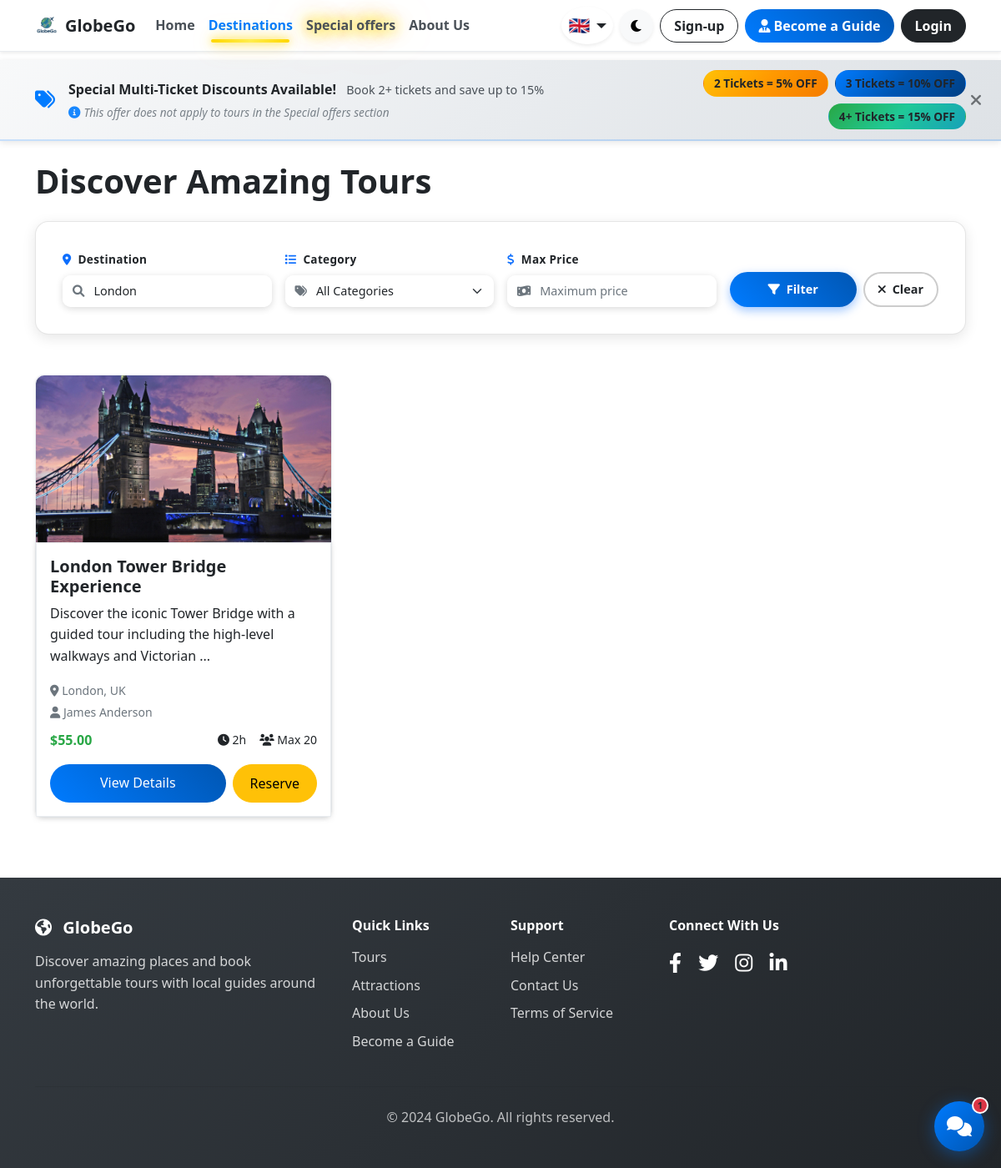
The app's page /tours.php?location=London with its own data.
### tables this page shows
CREATE TABLE tours (
    id INT AUTO_INCREMENT PRIMARY KEY,
    guide_id INT NOT NULL,
    attraction_id INT,
    title VARCHAR(255) NOT NULL,
    description TEXT NOT NULL,
    price DECIMAL(10,2) NOT NULL,
    duration_hours INT NOT NULL,
    max_participants INT NOT NULL,
    meeting_point VARCHAR(255) NOT NULL,
    category VARCHAR(100),
    image_url VARCHAR(255),
    status ENUM('active', 'inactive', 'cancelled') DEFAULT 'active',
    created_at TIMESTAMP DEFAULT CURRENT_TIMESTAMP,
    updated_at TIMESTAMP DEFAULT CURRENT_TIMESTAMP ON UPDATE CURRENT_TIMESTAMP,
    FOREIGN KEY (guide_id) REFERENCES users(id) ON DELETE CASCADE,
    FOREIGN KEY (attraction_id) REFERENCES attractions(id) ON DELETE SET NULL,
    INDEX idx_guide_id (guide_id),
    INDEX idx_attraction_id (attraction_id),
    INDEX idx_status (status),
    INDEX idx_category (category)
);

CREATE TABLE users (
    id INT AUTO_INCREMENT PRIMARY KEY,
    email VARCHAR(255) UNIQUE NOT NULL,
    password VARCHAR(255) NOT NULL,
    first_name VARCHAR(100) NOT NULL,
    last_name VARCHAR(100) NOT NULL,
    role ENUM('tourist', 'guide', 'admin') NOT NULL DEFAULT 'tourist',
    phone VARCHAR(20),
    profile_image VARCHAR(255),
    bio TEXT,
    languages VARCHAR(255),
    verified BOOLEAN DEFAULT FALSE,
    status ENUM('active', 'suspended', 'pending') DEFAULT 'active',
    created_at TIMESTAMP DEFAULT CURRENT_TIMESTAMP,
    updated_at TIMESTAMP DEFAULT CURRENT_TIMESTAMP ON UPDATE CURRENT_TIMESTAMP,
    INDEX idx_email (email),
    INDEX idx_role (role),
    INDEX idx_status (status)
);

### controllers/BaseController.php (called while the page is built, shortened)
<?php
require_once __DIR__ . '/../config/config.php';
class BaseController
{
    public function __construct(PDO $db)
    {
        $this->db = $db;
    }
    protected function render(string $view, array $data = [], ?string $pageTitle = null): void
    {
        include __DIR__ . '/../includes/header.php';
        include __DIR__ . '/../views/' . $view . '.php';
        include __DIR__ . '/../includes/footer.php';
    }
}

### controllers/TourController.php (called while the page is built, shortened)
<?php
require_once __DIR__ . '/BaseController.php';
require_once __DIR__ . '/../classes/Tour.php';
class TourController extends BaseController
{
    public function index(): void
    {
        $tour = new Tour($this->db);
        $filters = [];
        if (!empty($_GET['location'])) {
            $filters['location'] = sanitize($_GET['location']);
        }
        $tours = $tour->getTours($filters);
        $this->render('tours/index', [
            'tours' => $tours,
            'filters' => $filters,
        ], 'Tours');
    }
}

### tours.php (called while the page is built)
<?php
require_once __DIR__ . '/config/config.php';
require_once __DIR__ . '/controllers/TourController.php';
$database = new Database();
$db = $database->getConnection();
$controller = new TourController($db);
$controller->index();

### config/config.php (called while the page is built, shortened)
<?php
function isLoggedIn() {
    return isset($_SESSION['user_id']);
}
function getUserRole() {
    return $_SESSION['user_role'] ?? null;
}
function isAdmin() {
    return getUserRole() === 'admin';
}
function sanitize($data) {
    return htmlspecialchars(strip_tags(trim($data)));
}
function formatPrice($price) {
    return '$' . number_format($price, 2);
}
?>

### classes/Tour.php (called while the page is built, shortened)
<?php
require_once __DIR__ . '/../config/config.php';
class Tour {
    private $conn;
    private $table_name = "tours";
    public function __construct($db) {
        $this->conn = $db;
    }
    public function getTours($filters = []) {
        $query = "SELECT t.*, u.first_name, u.last_name, u.profile_image, a.name as attraction_name,
                  COALESCE(a.location, t.meeting_point, 'Location not specified') as location
                  FROM " . $this->table_name . " t
                  LEFT JOIN users u ON t.guide_id = u.id
                  LEFT JOIN attractions a ON t.attraction_id = a.id
                  WHERE t.status = 'active'";
        $params = [];
        if (!empty($filters['location'])) {
            $query .= " AND (
                        COALESCE(LOWER(a.location), '') LIKE LOWER(:location)
                        OR LOWER(t.title) LIKE LOWER(:location)
                        OR LOWER(t.description) LIKE LOWER(:location)
                        OR LOWER(t.meeting_point) LIKE LOWER(:location)
                       )";
            $params[':location'] = '%' . trim($filters['location']) . '%';
        }
        $query .= " ORDER BY t.created_at DESC";
        $stmt = $this->conn->prepare($query);
        foreach ($params as $key => $value) {
            $stmt->bindValue($key, $value);
        }
        $stmt->execute();
        return $stmt->fetchAll(PDO::FETCH_ASSOC);
    }
}
?>

### views/tours/index.php (the view, shortened to what this page needs)
<div class="container mt-4">
    <div class="row">
        <div class="col-12">
            <h1 class="mb-4">Discover Amazing Tours</h1>
        </div>
    </div>
    <div class="row mb-5">
        <div class="col-12">
            <div class="filter-container">
                <form method="GET" action="" class="tour-filter-form">
                    <div class="row g-3 align-items-end">
                        <div class="col-md-3">
                            <label for="location" class="form-label fw-semibold mb-2">
                                <i class="fas fa-map-marker-alt me-2 text-primary"></i>Destination
                            </label>
                            <div class="input-group">
                                <span class="input-group-text bg-white border-end-0">
                                    <i class="fas fa-search text-muted"></i>
                                </span>
                                <input type="text" class="form-control border-start-0 ps-0" id="location" name="location"
                                       value="<?php echo $_GET['location'] ?? ''; ?>" placeholder="Where do you want to go?">
                            </div>
                        </div>
                        <div class="col-md-3">
                            <label for="category" class="form-label fw-semibold mb-2">
                                <i class="fas fa-list me-2 text-primary"></i>Category
                            </label>
                            <div class="input-group">
                                <span class="input-group-text bg-white border-end-0">
                                    <i class="fas fa-tags text-muted"></i>
                                </span>
                                <select class="form-select border-start-0 ps-0" id="category" name="category">
                                    <option value="">All Categories</option>
                                </select>
                            </div>
                        </div>
                        <div class="col-md-3">
                            <label for="max_price" class="form-label fw-semibold mb-2">
                                <i class="fas fa-dollar-sign me-2 text-primary"></i>Max Price
                            </label>
                            <div class="input-group">
                                <span class="input-group-text bg-white border-end-0">
                                    <i class="fas fa-money-bill-wave text-muted"></i>
                                </span>
                                <input type="number" class="form-control border-start-0 ps-0" id="max_price" name="max_price"
                                       value="<?php echo $_GET['max_price'] ?? ''; ?>" placeholder="Maximum price">
                            </div>
                        </div>
                        <div class="col-md-3">
                            <div class="d-flex gap-2">
                                <button type="submit" class="btn btn-primary flex-fill">
                                    <i class="fas fa-filter me-2"></i>Filter
                                </button>
                                <a href="tours.php" class="btn btn-outline-light">
                                    <i class="fas fa-times me-2"></i>Clear
                                </a>
                            </div>
                        </div>
                    </div>
                </form>
            </div>
        </div>
    </div>
    <div class="row">
        <?php if (empty($tours)): ?>
            <div class="col-12">
                <div class="alert alert-info text-center">
                    <h4>No tours found</h4>
                    <p>Try adjusting your filters or <a href="guide/create-tour.php">become a guide</a> to create the first tour!</p>
                </div>
            </div>
        <?php else: ?>
            <?php
            $tour_count = 0;
            foreach ($tours as $tour_item):
                $tour_count++;
                $is_hidden = $tour_count > 6 ? 'tour-item-hidden' : '';
            ?>
            <div class="col-lg-4 col-md-6 mb-4 tour-item <?php echo $is_hidden; ?>" data-tour-index="<?php echo $tour_count; ?>">
                <div class="card h-100 shadow-sm">
                    <?php
                    $tour_image_url = $tour_item['image_url'] ?: 'assets/images/default-tour.jpg';
                    if (!filter_var($tour_image_url, FILTER_VALIDATE_URL) && !empty($tour_image_url)) {
                        if (substr($tour_image_url, 0, 1) === '/') {
                            $tour_image_url = SITE_URL . $tour_image_url;
                        } else {
                            $tour_image_url = SITE_URL . '/' . ltrim($tour_image_url, '/');
                        }
                    }
                    ?>
                    <img src="<?php echo htmlspecialchars($tour_image_url); ?>"
                         class="card-img-top" alt="<?php echo htmlspecialchars($tour_item['title']); ?>" style="height: 200px; object-fit: cover;"
                         onerror="this.onerror=null; this.src='<?php echo SITE_URL; ?>/assets/images/default-tour.jpg';">
                    <div class="card-body d-flex flex-column">
                        <h5 class="card-title"><?php echo $tour_item['title']; ?></h5>
                        <p class="card-text flex-grow-1"><?php echo substr($tour_item['description'], 0, 100) . '...'; ?></p>
                        <div class="mb-2">
                            <small class="text-muted">
                                <i class="fas fa-map-marker-alt"></i> <?php echo !empty($tour_item['location']) ? htmlspecialchars($tour_item['location']) : 'Location not specified'; ?><br>
                                <i class="fas fa-user"></i> <?php echo $tour_item['first_name'] . ' ' . $tour_item['last_name']; ?>
                            </small>
                        </div>
                        <div class="d-flex justify-content-between align-items-center mb-3">
                            <span class="text-price fw-bold"><?php echo formatPrice($tour_item['price']); ?></span>
                            <small class="text-muted d-flex align-items-center gap-3">
                                <span><i class="fas fa-clock"></i> <?php echo $tour_item['duration_hours']; ?>h</span>
                                <span><i class="fas fa-users"></i> Max <?php echo $tour_item['max_participants']; ?></span>
                            </small>
                        </div>
                        <div class="d-flex gap-2">
                            <a href="tour-details.php?id=<?php echo $tour_item['id']; ?>" class="btn btn-primary flex-grow-1">View Details</a>
                            <?php if (!isAdmin()): ?>
                                <?php if (isLoggedIn() && isTourist()): ?>
                                    <a href="reserve-tour.php?id=<?php echo $tour_item['id']; ?>" class="btn btn-warning">Reserve</a>
                                <?php else: ?>
                                    <a href="auth/login.php?redirect=reserve-tour.php?id=<?php echo $tour_item['id']; ?>" class="btn btn-warning">Reserve</a>
                                <?php endif; ?>
                            <?php endif; ?>
                        </div>
                    </div>
                </div>
            </div>
            <?php endforeach; ?>
        <?php endif; ?>
    </div>
</div>

### assets/css/style.css (style rules this page uses)
:root { --primary-color: #007bff; --secondary-color: #6c757d; --success-color: #28a745; --danger-color: #dc3545; --warning-color: #ffc107; --info-color: #17a2b8; --light-color: #f8f9fa; --dark-color: #343a40; --text-color: #212529; --muted-text-color: #6c757d; }
body { font-family: 'Segoe UI', Tahoma, Geneva, Verdana, sans-serif; line-height: 1.6; color: var(--text-color); background-color: #ffffff; padding-top: 72px; user-select: none; -webkit-user-select: none; -moz-user-select: none; -ms-user-select: none; }
body:not(.dark) { background-color: #ffffff; color: #212529; }
body:not(.dark) h1, body:not(.dark) h2, body:not(.dark) h3, body:not(.dark) h4, body:not(.dark) h5, body:not(.dark) h6 { color: #212529; font-weight: 600; }
body:not(.dark) p, body:not(.dark) span, body:not(.dark) div, body:not(.dark) label { color: #212529; }
input, textarea, [contenteditable="true"], .selectable { user-select: text; -webkit-user-select: text; -moz-user-select: text; -ms-user-select: text; cursor: text; }
.card { border: none; border-radius: 10px; transition: transform 0.3s ease, box-shadow 0.3s ease; }
.card-img-top { border-radius: 10px 10px 0 0; }
.btn { border-radius: 25px; padding: 10px 20px; font-weight: 500; transition: all 0.3s ease; }
.btn-primary { background: linear-gradient(45deg, #007bff, #0056b3); border: none; }
body:not(.dark) .card, body:not(.dark) .card-body { background-color: #ffffff; color: #212529; border: 1px solid #e9ecef; box-shadow: 0 2px 8px rgba(0, 0, 0, 0.08); }
body:not(.dark) .text-muted { color: #6c757d !important; }
.form-control, .form-select { border-radius: 8px; border: 2px solid #e9ecef; transition: border-color 0.3s ease; background-color: #ffffff; color: #212529; }
body:not(.dark) .form-control, body:not(.dark) .form-select { background-color: #ffffff; color: #212529; border-color: #ced4da; }
body:not(.dark) .form-control::placeholder { color: #6c757d; }
.text-price, .price-text, .card .text-price, .card-body .text-price, body.dark .text-price, body.dark .card .text-price, body.dark .card-body .text-price, span.text-price { color: #28a745 !important; font-weight: 600; }
.fade-in { animation: fadeIn 0.5s ease-in; }

### views/tours/index.php (style rules this page uses)
.filter-container { background: #ffffff; border-radius: 16px; padding: 2rem; box-shadow: 0 4px 16px rgba(0, 0, 0, 0.1); border: 1px solid rgba(0, 0, 0, 0.1); overflow: visible; }
.tour-filter-form .form-label { color: #495057; font-size: 0.85rem; letter-spacing: 0.3px; margin-bottom: 0.5rem; font-weight: 600; }
body:not(.dark) .tour-filter-form .form-label { color: #212529 !important; }
.tour-filter-form .input-group { box-shadow: 0 2px 8px rgba(0, 0, 0, 0.15); border-radius: 10px; overflow: hidden; transition: all 0.3s ease; }
.tour-filter-form .input-group-text { border: none; padding: 0.5rem 0.75rem; font-size: 0.9rem; }
.tour-filter-form .form-control, .tour-filter-form .form-select { border: none; padding: 0.5rem 0.75rem; background-color: #fff; font-size: 0.9rem; transition: all 0.3s ease; color: #212529; }
.tour-filter-form .btn-primary { box-shadow: 0 4px 12px rgba(13, 110, 253, 0.4); transition: all 0.3s ease; font-weight: 600; padding: 0.5rem 1rem; font-size: 0.9rem; height: auto; }
.tour-filter-form .btn-outline-light { border: 2px solid rgba(0, 0, 0, 0.2); color: #212529; background-color: #ffffff; font-weight: 600; transition: all 0.3s ease; padding: 0.5rem 1rem; font-size: 0.9rem; height: auto; }

### records on screen
tours: image_url (picture), title "London Tower Bridge Experience", description "Discover the iconic Tower Bridge with a guided tour including the high-level walkways and Victorian", location "London, UK", guide.first_name "James", guide.last_name "Anderson", price "$55.00", duration_hours "2", max_participants "20"

### other values on screen
$item['text'] "Home"
$item['text'] "Destinations"
$item['text'] "Special offers"
$item['text'] "About Us"
Language::getLanguageFlag() "🇬🇧"
Language::t('nav.sign_up') "Sign-up"
Language::t('nav.become_guide') "Become a Guide"
Language::t('nav.login') "Login"
Language::t('home.discount_banner_title') "Special Multi-Ticket Discounts Available!"
Language::t('home.discount_banner_text') "Book 2+ tickets and save up to 15%"
Language::t('home.discount_banner_disclaimer') "This offer does not apply to tours in the Special offers section"
Language::t('home.tickets_2') "2 Tickets"
Language::t('home.tickets_3') "3 Tickets"
Language::t('home.tickets_4') "4+ Tickets"
Language::t('footer.description') "Discover amazing places and book unforgettable tours with local guides around the world."
